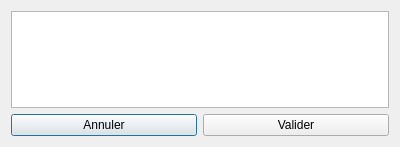
<?xml version="1.0" encoding="UTF-8"?>
<ui version="4.0">
 <class>Dialog</class>
 <widget class="QDialog" name="Dialog">
  <property name="geometry">
   <rect>
    <x>0</x>
    <y>0</y>
    <width>400</width>
    <height>147</height>
   </rect>
  </property>
  <property name="windowTitle">
   <string>Dialog</string>
  </property>
  <layout class="QVBoxLayout" name="verticalLayout">
   <item>
    <widget class="QTextBrowser" name="question_textBrowser"/>
   </item>
   <item>
    <layout class="QHBoxLayout" name="horizontalLayout">
     <item>
      <widget class="QPushButton" name="cancel_button">
       <property name="text">
        <string>Annuler</string>
       </property>
      </widget>
     </item>
     <item>
      <widget class="QPushButton" name="validation_button">
       <property name="text">
        <string>Valider</string>
       </property>
      </widget>
     </item>
    </layout>
   </item>
  </layout>
 </widget>
 <resources/>
 <connections/>
</ui>
